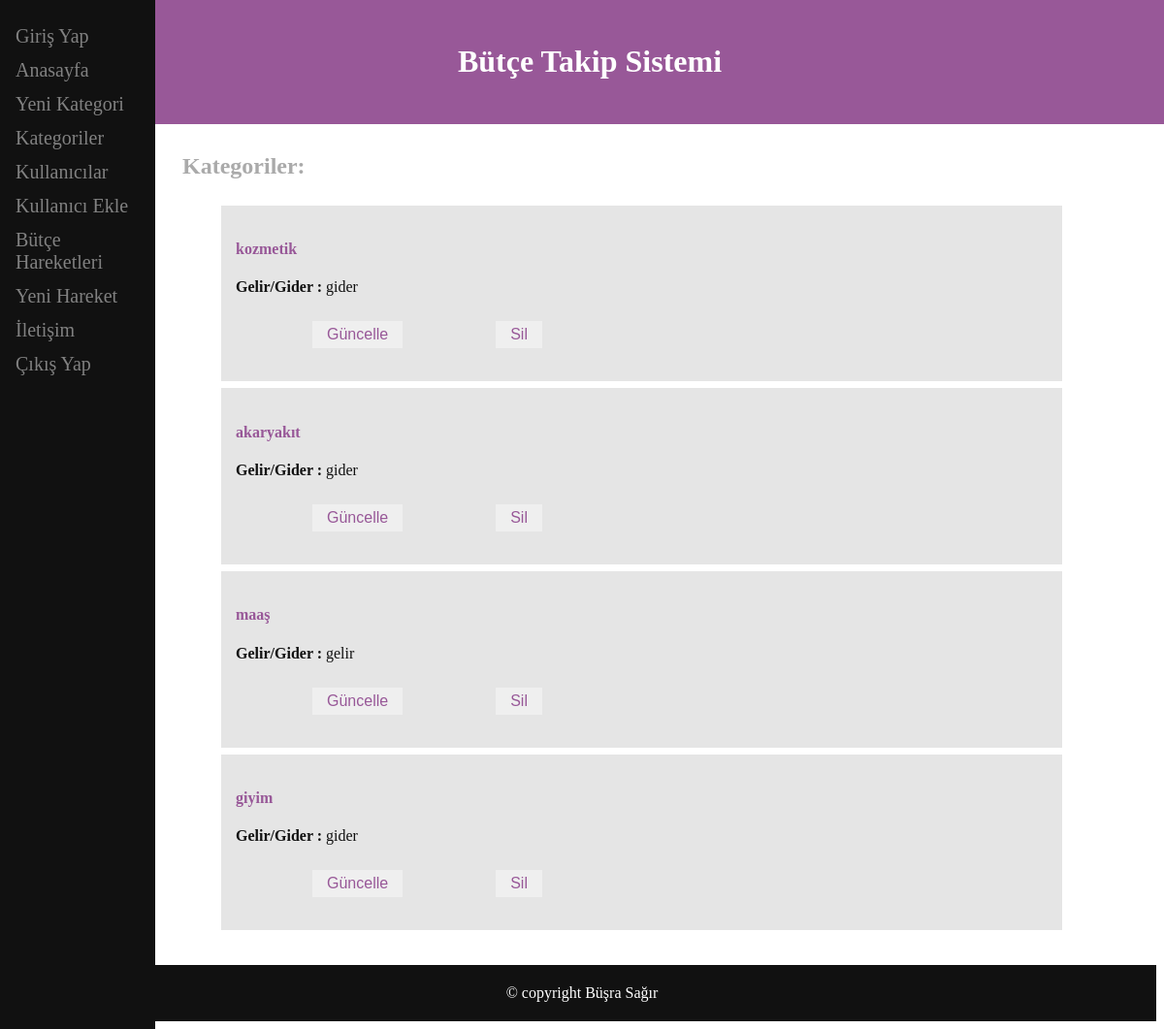
/Kategoriler (signed in), run on the app's committed database.
### tables this page shows
CREATE TABLE "BT_Kategoriler" (
	"KategoriID"	INTEGER NOT NULL,
	"Kategori"	TEXT,
	"GelirGider"	TEXT,
	PRIMARY KEY("KategoriID" AUTOINCREMENT)
);

### main.py (the view)
@app.route("/Kategoriler")
def Kategoriler():
    if 'kullaniciID' in session:
        kategoriListele()
        return render_template("Kategoriler.html",veri=kategoriler2)
    else:
        return redirect(url_for("login"))

### main.py (called while the page is built)
def kategoriListele():
    global kategoriler2
    with sqlite3.connect("ButceTakipDB.db") as con:
        cur = con.cursor()
        cur.execute("select * from BT_Kategoriler order by KategoriID desc")
        kategoriler2 = cur.fetchall()

### templates/Kategoriler.html
{% extends 'base.html' %}
{% block content %}
<h2> Kategoriler: </h2>
<ul>
    {% for d in veri %}
    <div class="book">
        <a style="text-decoration:none; color:#985898">
            <h4> {{d[1]}}</h4>
        </a>
        <div>
            <b>Gelir/Gider :</b> {{ d[2] }}
        </div>
        <div class="sagB">
            <form action="/KategoriSil/{{ d[0] }}">
                <input type="submit" value="Sil" class="button">
            </form>
        </div>
        <div class="solB">
            <form action="/KategoriDuzenle/{{ d[0] }}">
                <input type="submit" value="Güncelle" class="button">
            </form>
        </div>
    </div>
    {% endfor %}
</ul>
{% endblock  %}

### templates/part/_header.html (style rules this page uses)
* { box-sizing: border-box; }
.book { background-color: #e5e5e5; color: #111; float: left; width: 100%; padding: 15px; margin-top: 7px; text-align: left; text-decoration: none; }
.button { color: #985898; background-color: #F8CO88; padding: 5px 15px 5px 15px; text-align: center; border: none; text-decoration: none; display: inline-block; font-size: 16px; margin: 4px 2px; transition-duration: 0.4s; cursor: pointer; }
.sagB { float: right; width: 70%; padding: 15px; margin-top: 7px; }
.solB { float: left; width: 30%; padding: 15px; margin-top: 7px; text-align: center; }

### data on the page
BT_Kategoriler: Kategori "kozmetik", GelirGider "gider"
BT_Kategoriler: Kategori "akaryakıt", GelirGider "gider"
BT_Kategoriler: Kategori "maaş", GelirGider "gelir"
BT_Kategoriler: Kategori "giyim", GelirGider "gider"
